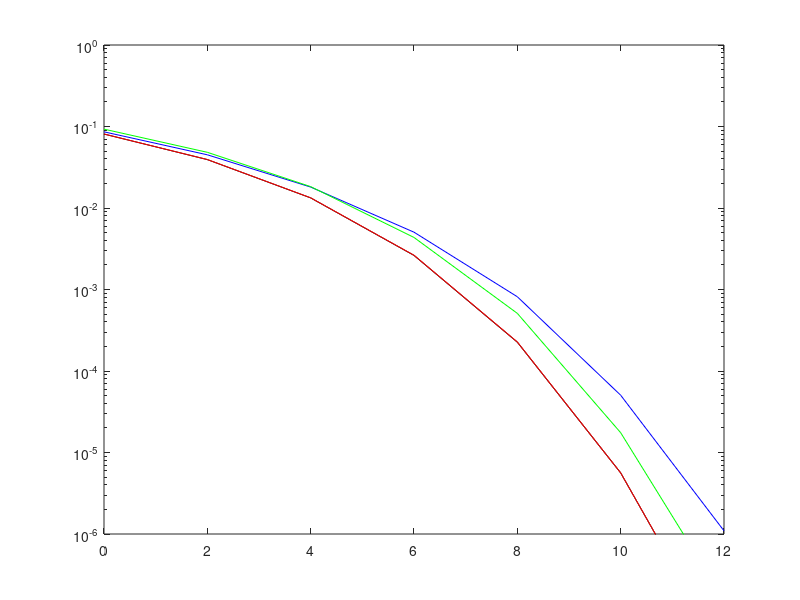

The MATLAB source for this figure:
clear
clc

snr = 0: 2: 18;

Ideal_BER = [8.08128125e-02 3.92648438e-02 1.33034375e-02 2.62031250e-03 ...
 2.25781250e-04 5.62500000e-06 3.25781250e-08 0.00000000e+00 ...
 0.00000000e+00 0.00000000e+00];

IQ_imbalance_BER = [8.60290625e-02 4.49581250e-02 1.80643750e-02 5.05031250e-03 ...
 8.14843750e-04 5.04687500e-05 1.09375000e-06 0.00000000e+00 ...
 0.00000000e+00 0.00000000e+00];

Predistortion_BER = [8.09104688e-02 3.93371875e-02 1.33367188e-02 2.63234375e-03 ...
 2.27031250e-04 5.62500000e-06 3.27031250e-08 0.00000000e+00 ...
 0.00000000e+00 0.00000000e+00];

BLSTM_BER = [9.28317188e-02 4.82362500e-02 1.82954687e-02 4.35093750e-03 ...
 5.09531250e-04 1.75000000e-05 1.56250000e-07 0.00000000e+00 ...
 0.00000000e+00 0.00000000e+00];

semilogy(snr, Ideal_BER, 'k')
hold on
semilogy(snr, IQ_imbalance_BER, 'b')
hold on
semilogy(snr, Predistortion_BER, 'r')
hold on
semilogy(snr, BLSTM_BER, 'g')
axis([0 12 10^-6 1])
